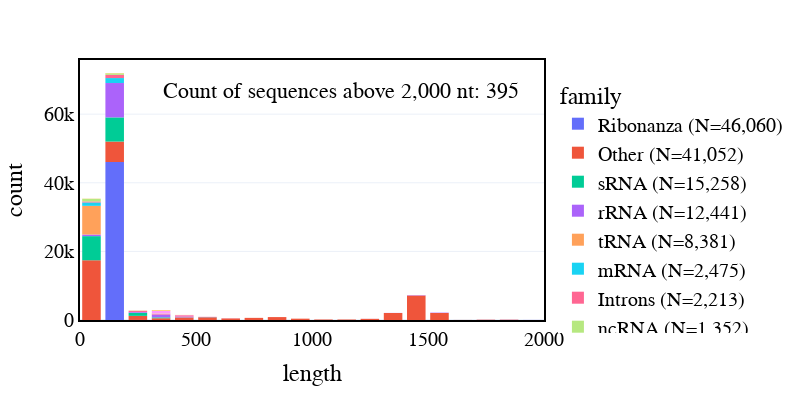

Notebook cell for this chart:
### Code cell
df.sort_values(by='family_count', ascending=False, inplace=True)

fig = px.histogram(df, x="length", color="family",nbins=int(np.ceil(df['length'].max()/100)), range_x=[0, 2000],
                   color_discrete_sequence= px.colors.qualitative.Plotly + [px.colors.qualitative.Plotly[-1]]*10000,
)
 


fig.update_layout(
    height=400,
    width=800,
    title_x=0.5,
    title_y=0.95,
    font_size=20,
    font_color='black',
    legend_font_size=20,
    legend_font_family='Arial',
    legend_font_color='black',
    legend_x=1.03,
    legend_y=0.95,
    legend_traceorder='normal',
    legend_bordercolor='black',
    template="plotly_white",
    bargap=0.2,
)

# use helvetica
fig.update_layout(
    font_family="helvetica",
    font_color="black",
    title_font_family="helvetica",
    title_font_color="black",
    legend_title_font_color="black",
    legend_font_color="black",
    xaxis_title_font_family="helvetica",
    yaxis_title_font_family="helvetica",
    xaxis_tickfont_family="helvetica",
    yaxis_tickfont_family="helvetica",
    legend_font_family="helvetica",
)

# write the number of values above 2000 
fig.add_annotation(dict(
    x=0.95,
    y=0.93,
    text='Count of sequences above 2,000 nt: {}'.format(len(df[df['length'] > 2000])),
    showarrow=False,
    font=dict(size=22),
    xref='paper',
    yref='paper',
    xanchor='right',
    yanchor='top',
))

# add frame around the plot
fig.update_xaxes(showline=True, linewidth=2, linecolor='black', mirror=True)
# make log
fig.update_yaxes(showline=True, linewidth=2, linecolor='black', mirror=True)

fig.show()

# save to pdf
import plotly.io as pio
pio.write_image(fig, '../Supplementary/images/S2/family_length_distribution.pdf')

### Figure 1 — Plotly figure (JSON) as saved in the notebook; plotly's stock layout.template omitted (floating-point values rounded to 4 significant figures; data arrays with more than 128 entries replaced by an {"elided": "..."} marker saying what was removed)
{"data": [{"alignmentgroup": "True", "bingroup": "x", "hovertemplate": "family=Ribonanza (N=46,060)<br>length=%{x}<br>count=%{y}<extra></extra>", "legendgroup": "Ribonanza (N=46,060)", "marker": {"color": "#636EFA", "pattern": {"shape": ""}}, "name": "Ribonanza (N=46,060)", "nbinsx": 44, "offsetgroup": "Ribonanza (N=46,060)", "orientation": "v", "showlegend": true, "type": "histogram", "x": {"elided": "46060 int values"}, "xaxis": "x", "yaxis": "y"}, {"alignmentgroup": "True", "bingroup": "x", "hovertemplate": "family=Other (N=41,052)<br>length=%{x}<br>count=%{y}<extra></extra>", "legendgroup": "Other (N=41,052)", "marker": {"color": "#EF553B", "pattern": {"shape": ""}}, "name": "Other (N=41,052)", "nbinsx": 44, "offsetgroup": "Other (N=41,052)", "orientation": "v", "showlegend": true, "type": "histogram", "x": {"elided": "41052 int values"}, "xaxis": "x", "yaxis": "y"}, {"alignmentgroup": "True", "bingroup": "x", "hovertemplate": "family=sRNA (N=15,258)<br>length=%{x}<br>count=%{y}<extra></extra>", "legendgroup": "sRNA (N=15,258)", "marker": {"color": "#00CC96", "pattern": {"shape": ""}}, "name": "sRNA (N=15,258)", "nbinsx": 44, "offsetgroup": "sRNA (N=15,258)", "orientation": "v", "showlegend": true, "type": "histogram", "x": {"elided": "15258 int values"}, "xaxis": "x", "yaxis": "y"}, {"alignmentgroup": "True", "bingroup": "x", "hovertemplate": "family=rRNA (N=12,441)<br>length=%{x}<br>count=%{y}<extra></extra>", "legendgroup": "rRNA (N=12,441)", "marker": {"color": "#AB63FA", "pattern": {"shape": ""}}, "name": "rRNA (N=12,441)", "nbinsx": 44, "offsetgroup": "rRNA (N=12,441)", "orientation": "v", "showlegend": true, "type": "histogram", "x": {"elided": "12441 int values"}, "xaxis": "x", "yaxis": "y"}, {"alignmentgroup": "True", "bingroup": "x", "hovertemplate": "family=tRNA (N=8,381)<br>length=%{x}<br>count=%{y}<extra></extra>", "legendgroup": "tRNA (N=8,381)", "marker": {"color": "#FFA15A", "pattern": {"shape": ""}}, "name": "tRNA (N=8,381)", "nbinsx": 44, "offsetgroup": "tRNA (N=8,381)", "orientation": "v", "showlegend": true, "type": "histogram", "x": {"elided": "8381 int values"}, "xaxis": "x", "yaxis": "y"}, {"alignmentgroup": "True", "bingroup": "x", "hovertemplate": "family=mRNA (N=2,475)<br>length=%{x}<br>count=%{y}<extra></extra>", "legendgroup": "mRNA (N=2,475)", "marker": {"color": "#19D3F3", "pattern": {"shape": ""}}, "name": "mRNA (N=2,475)", "nbinsx": 44, "offsetgroup": "mRNA (N=2,475)", "orientation": "v", "showlegend": true, "type": "histogram", "x": {"elided": "2475 int values"}, "xaxis": "x", "yaxis": "y"}, {"alignmentgroup": "True", "bingroup": "x", "hovertemplate": "family=Introns (N=2,213)<br>length=%{x}<br>count=%{y}<extra></extra>", "legendgroup": "Introns (N=2,213)", "marker": {"color": "#FF6692", "pattern": {"shape": ""}}, "name": "Introns (N=2,213)", "nbinsx": 44, "offsetgroup": "Introns (N=2,213)", "orientation": "v", "showlegend": true, "type": "histogram", "x": {"elided": "2213 int values"}, "xaxis": "x", "yaxis": "y"}, {"alignmentgroup": "True", "bingroup": "x", "hovertemplate": "family=ncRNA (N=1,352)<br>length=%{x}<br>count=%{y}<extra></extra>", "legendgroup": "ncRNA (N=1,352)", "marker": {"color": "#B6E880", "pattern": {"shape": ""}}, "name": "ncRNA (N=1,352)", "nbinsx": 44, "offsetgroup": "ncRNA (N=1,352)", "orientation": "v", "showlegend": true, "type": "histogram", "x": {"elided": "1352 int values"}, "xaxis": "x", "yaxis": "y"}, {"alignmentgroup": "True", "bingroup": "x", "hovertemplate": "family=tmRNA (N=930)<br>length=%{x}<br>count=%{y}<extra></extra>", "legendgroup": "tmRNA (N=930)", "marker": {"color": "#FF97FF", "pattern": {"shape": ""}}, "name": "tmRNA (N=930)", "nbinsx": 44, "offsetgroup": "tmRNA (N=930)", "orientation": "v", "showlegend": true, "type": "histogram", "x": {"elided": "930 int values"}, "xaxis": "x", "yaxis": "y"}, {"alignmentgroup": "True", "bingroup": "x", "hovertemplate": "family=RNP (N=346)<br>length=%{x}<br>count=%{y}<extra></extra>", "legendgroup": "RNP (N=346)", "marker": {"color": "#FECB52", "pattern": {"shape": ""}}, "name": "RNP (N=346)", "nbinsx": 44, "offsetgroup": "RNP (N=346)", "orientation": "v", "showlegend": true, "type": "histogram", "x": {"elided": "346 int values"}, "xaxis": "x", "yaxis": "y"}, {"alignmentgroup": "True", "bingroup": "x", "hovertemplate": "family=telomerase (N=97)<br>length=%{x}<br>count=%{y}<extra></extra>", "legendgroup": "telomerase (N=97)", "marker": {"color": "#FECB52", "pattern": {"shape": ""}}, "name": "telomerase (N=97)", "nbinsx": 44, "offsetgroup": "telomerase (N=97)", "orientation": "v", "showlegend": true, "type": "histogram", "x": [113, 107, 115, 112, 129, 111, 134, 116, 129, 123, 113, 210, 133, 2049, 113, 115, 1163, 150, 1158, 164, 2072, 118, 189, 1216, 453, 397, 1219, 111, 128, 465, 450, 548, 443, 449, 444, 443, 445, 382, 478, 467, 388, 446, 451, 443, 397, 443, 559, 163, 508, 410, 160, 444, 405, 1784, 1165, 1196, 1215, 1220, 1165, 188, 1824, 123, 164, 399, 175, 112, 451, 189, 164, 161, 186, 397, 1158, 190, 434, 188, 130, 426, 449, 112, 134, 207, 165, 165, 109, 447, 162, 1215, 446, 451, 412, 443, 491, 448, 1215, 130, 154], "xaxis": "x", "yaxis": "y"}, {"alignmentgroup": "True", "bingroup": "x", "hovertemplate": "family=SPR (N=55)<br>length=%{x}<br>count=%{y}<extra></extra>", "legendgroup": "SPR (N=55)", "marker": {"color": "#FECB52", "pattern": {"shape": ""}}, "name": "SPR (N=55)", "nbinsx": 44, "offsetgroup": "SPR (N=55)", "orientation": "v", "showlegend": true, "type": "histogram", "x": [61, 76, 70, 76, 76, 77, 87, 76, 86, 87, 75, 84, 76, 76, 77, 78, 73, 72, 87, 86, 75, 87, 90, 79, 61, 77, 76, 68, 77, 87, 71, 87, 75, 87, 85, 75, 76, 92, 87, 77, 88, 61, 77, 74, 74, 87, 78, 75, 78, 76, 76, 74, 78, 77, 86], "xaxis": "x", "yaxis": "y"}], "layout": {"annotations": [{"font": {"size": 22}, "showarrow": false, "text": "Count of sequences above 2,000 nt: 395", "x": 0.95, "xanchor": "right", "xref": "paper", "y": 0.93, "yanchor": "top", "yref": "paper"}], "bargap": 0.2, "barmode": "relative", "font": {"color": "black", "family": "helvetica", "size": 20}, "height": 400, "legend": {"bordercolor": "black", "font": {"color": "black", "family": "helvetica", "size": 20}, "title": {"font": {"color": "black"}, "text": "family"}, "tracegroupgap": 0, "traceorder": "normal", "x": 1.03, "y": 0.95}, "margin": {"t": 60}, "title": {"font": {"color": "black", "family": "helvetica"}, "x": 0.5, "y": 0.95}, "width": 800, "xaxis": {"anchor": "y", "domain": [0, 1], "linecolor": "black", "linewidth": 2, "mirror": true, "range": [0, 2000], "showline": true, "tickfont": {"family": "helvetica"}, "title": {"font": {"family": "helvetica"}, "text": "length"}}, "yaxis": {"anchor": "x", "domain": [0, 1], "linecolor": "black", "linewidth": 2, "mirror": true, "showline": true, "tickfont": {"family": "helvetica"}, "title": {"font": {"family": "helvetica"}, "text": "count"}}}}
